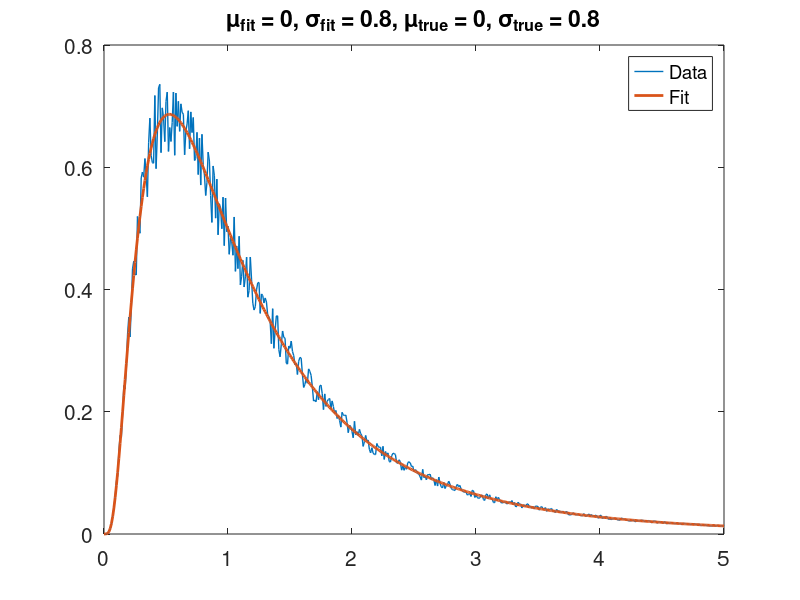

This chart was generated by the following MATLAB code:
% LogNormal probability distribution function fitting to coronavirus data
% See https://se.mathworks.com/help/curvefit/custom-nonlinear-models.html
% for manual
%
% (C) Timo Kärkkäinen 2020
x = 0:0.01:5;
mu0 = 0;
sigma0 = 0.8;
y = lognpdf(x,mu0,sigma0);

% Create random data which is almost lognormal
y0 = zeros(1,length(y));
i = 1;
for yi = y
    y0(i) = yi*(1+0.2*(rand(1) - 0.5));
    i = i+1;
end

%% For visualization
%plot(x,y,'LineWidth',2);
%hold on;
%plot(x,y0,'LineWidth',1);

%% Method of least squares (well... not squared, abs-values here)
maxdiff = 1e20;
bestmu = 0;
bestsigma = 0.1;
bestfit = y;
% Loop over PDF parameters mu and sigma
for mu = 0:0.1:1
    for sigma = 0.1:0.1:10
        yfit = lognpdf(x,mu,sigma);
        % Calculate the deviation of fit
        ydiff = abs(yfit - y0);
        % If fit is improved from previous, save it
        if sum(ydiff) < maxdiff
            maxdiff = sum(ydiff);
            bestmu = mu;
            bestsigma = sigma;
            bestfit = yfit;
        end
    end
end
plot(x,y0,'LineWidth',1);
hold on;
plot(x,bestfit,'LineWidth',2);
legend('Data','Fit','Location','NorthEast');
title(['\mu_{fit} = ', num2str(bestmu,2), ', \sigma_{fit} = ', num2str(bestsigma,2), ', \mu_{true} = ', num2str(mu0,2), ', \sigma_{true} = ', num2str(sigma0,2)],'FontSize',15);
set(gca,'FontSize',15);